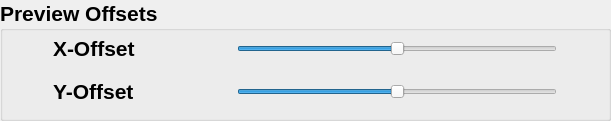
   <widget class="QGroupBox" name="preview_groupbox">
    <property name="geometry">
     <rect>
      <x>10</x>
      <y>860</y>
      <width>611</width>
      <height>121</height>
     </rect>
    </property>
    <property name="sizePolicy">
     <sizepolicy hsizetype="Fixed" vsizetype="Fixed">
      <horstretch>0</horstretch>
      <verstretch>0</verstretch>
     </sizepolicy>
    </property>
    <property name="font">
     <font>
      <family>Arial</family>
      <pointsize>16</pointsize>
      <weight>75</weight>
      <bold>true</bold>
     </font>
    </property>
    <property name="title">
     <string>Preview Offsets</string>
    </property>
    <widget class="QWidget" name="">
     <property name="geometry">
      <rect>
       <x>10</x>
       <y>30</y>
       <width>591</width>
       <height>81</height>
      </rect>
     </property>
     <layout class="QGridLayout" name="gridLayout_4">
      <item row="0" column="0">
       <widget class="QLabel" name="label">
        <property name="sizePolicy">
         <sizepolicy hsizetype="Fixed" vsizetype="Fixed">
          <horstretch>135</horstretch>
          <verstretch>37</verstretch>
         </sizepolicy>
        </property>
        <property name="minimumSize">
         <size>
          <width>135</width>
          <height>37</height>
         </size>
        </property>
        <property name="text">
         <string>X-Offset</string>
        </property>
       </widget>
      </item>
      <item row="0" column="1">
       <widget class="QSlider" name="x_offset_slider">
        <property name="sizePolicy">
         <sizepolicy hsizetype="Fixed" vsizetype="Fixed">
          <horstretch>0</horstretch>
          <verstretch>0</verstretch>
         </sizepolicy>
        </property>
        <property name="minimumSize">
         <size>
          <width>320</width>
          <height>37</height>
         </size>
        </property>
        <property name="maximumSize">
         <size>
          <width>320</width>
          <height>37</height>
         </size>
        </property>
        <property name="minimum">
         <number>-100</number>
        </property>
        <property name="maximum">
         <number>100</number>
        </property>
        <property name="orientation">
         <enum>Qt::Horizontal</enum>
        </property>
       </widget>
      </item>
      <item row="1" column="0">
       <widget class="QLabel" name="label_2">
        <property name="sizePolicy">
         <sizepolicy hsizetype="Fixed" vsizetype="Fixed">
          <horstretch>135</horstretch>
          <verstretch>37</verstretch>
         </sizepolicy>
        </property>
        <property name="minimumSize">
         <size>
          <width>135</width>
          <height>37</height>
         </size>
        </property>
        <property name="text">
         <string>Y-Offset</string>
        </property>
       </widget>
      </item>
      <item row="1" column="1">
       <widget class="QSlider" name="y_offset_slider">
        <property name="sizePolicy">
         <sizepolicy hsizetype="Fixed" vsizetype="Fixed">
          <horstretch>0</horstretch>
          <verstretch>0</verstretch>
         </sizepolicy>
        </property>
        <property name="minimumSize">
         <size>
          <width>320</width>
          <height>37</height>
         </size>
        </property>
        <property name="maximumSize">
         <size>
          <width>320</width>
          <height>37</height>
         </size>
        </property>
        <property name="minimum">
         <number>-100</number>
        </property>
        <property name="maximum">
         <number>100</number>
        </property>
        <property name="orientation">
         <enum>Qt::Horizontal</enum>
        </property>
       </widget>
      </item>
     </layout>
    </widget>
   </widget>
